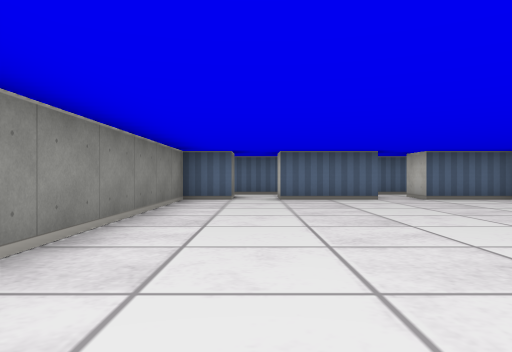
View 1 (above)

17 first-person views from a walk through a cub3D ray-caster map. The camera is about half as high as the walls, looks level and sees 70° across. The floor is counted in squares. Each view is taken from the middle of a square. On the plan, view 1 faces up. The plan holds only what a view shows up to about 9 squares ahead; the rest is blank.

View 2
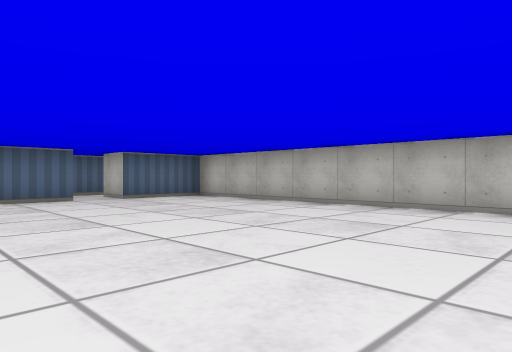

View 3
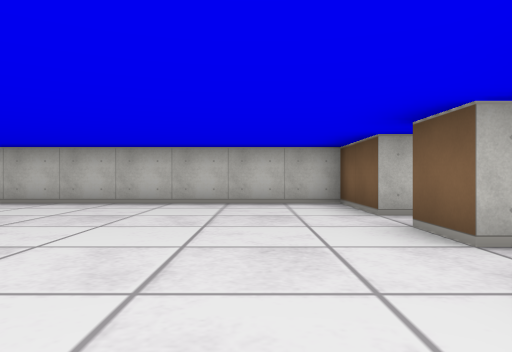

View 4
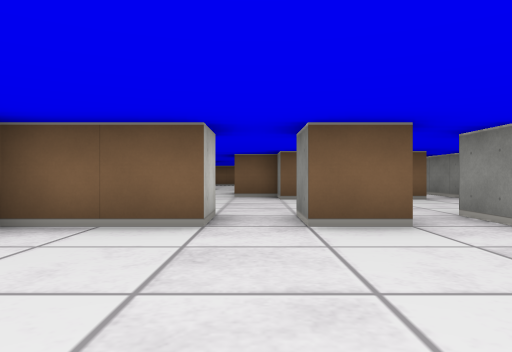

View 5
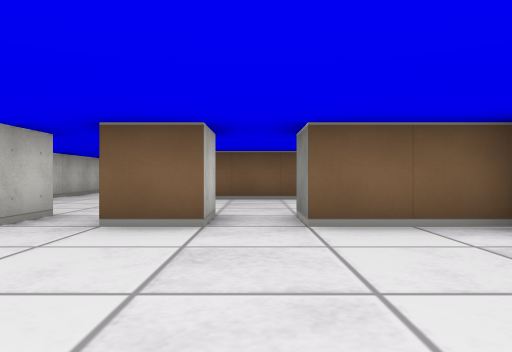

View 6
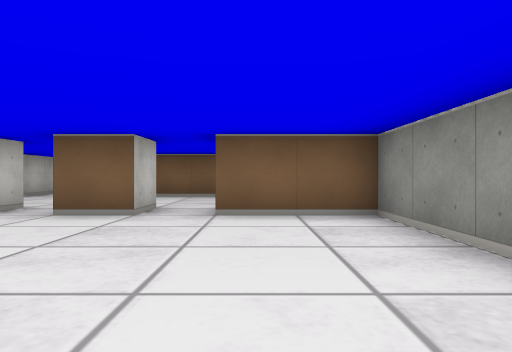

View 7
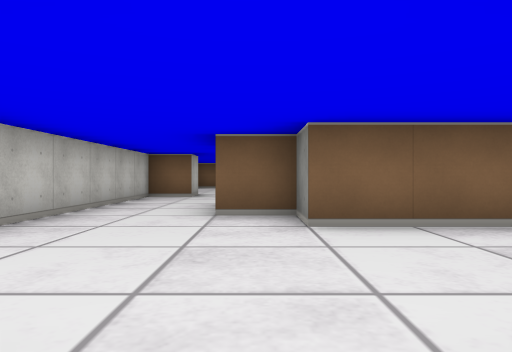

View 8
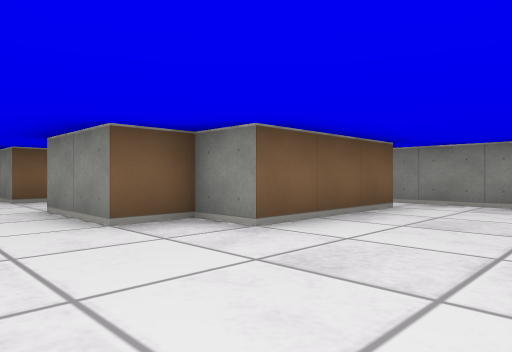

View 9
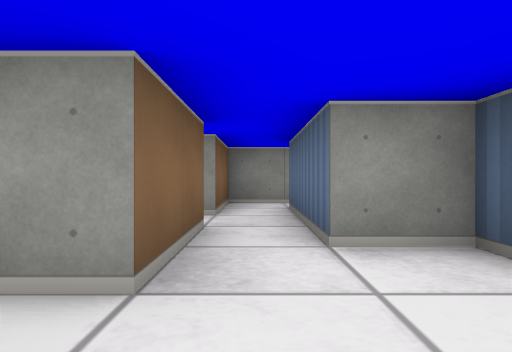

View 10
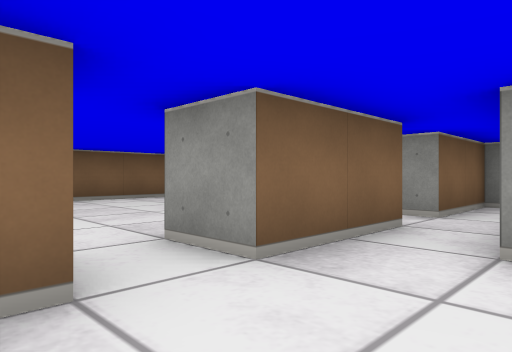

View 11
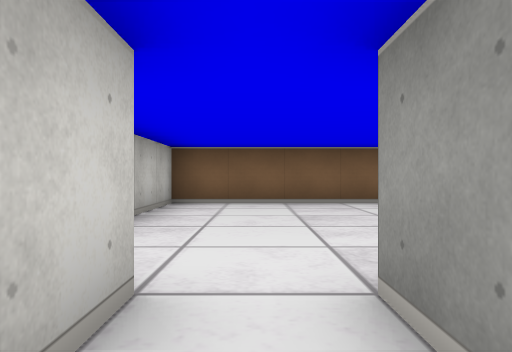

View 12
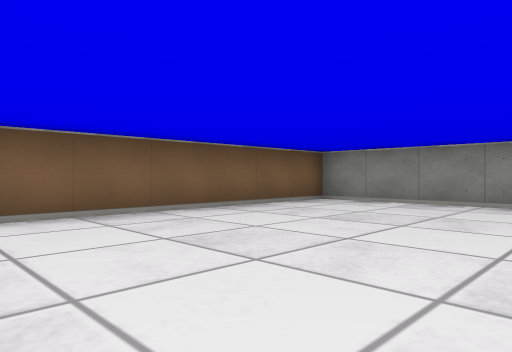

View 13
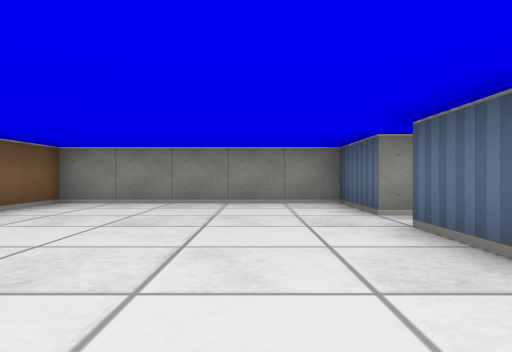

View 14
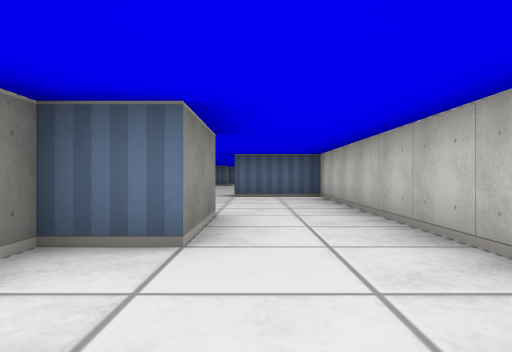

View 15
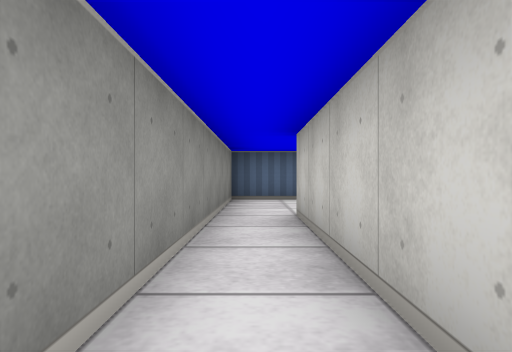

View 16
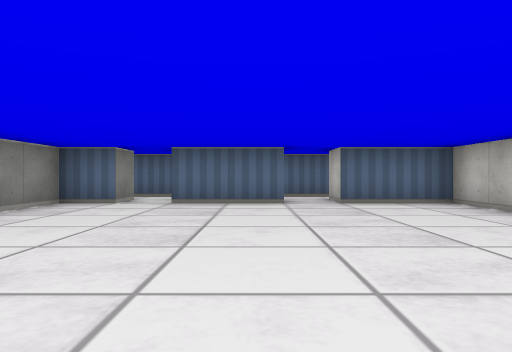

View 17
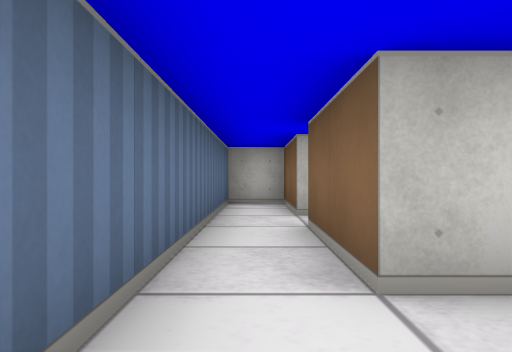

### Floor plan
Points are (right, up) in squares from view 1. A wall is a line through its corners. A room is listed if a view was taken in it or the views show most of it. See-through windows are left out.
Room 1 (views 1, 2, 3, 4, 5, 6, 7, 8, 9, 10, 11, 15, 16)
walls: (1.5, -2.5) (1.5, -1.5) (2.5, -1.5) (2.5, -2.5); (-0.1, -2.5) (-1.5, -2.5) (-1.5, -10.5) (0.5, -10.5); (2.5, -5.5) (2.5, -6.5) (3.5, -6.5) (3.5, -8.5) (2.5, -8.5) (2.5, -9.5) (-0.5, -9.5) (-0.5, -5.5) (2.5, -5.5); (2.6, 7.5) (0.5, 7.5); (-0.5, 7.5) (-1.5, 7.5) (-1.5, -1.5) (0.5, -1.5) (0.5, -2.5); (1.4, -10.5) (3.5, -10.5); (4.5, -10.5) (5.5, -10.5) (5.5, -2.5) (3.5, -2.5) (3.5, -1.5) (5.5, -1.5) (5.5, 7.5) (3.5, 7.5) (3.5, 8.5)
ways out: opening at (1, -11) to room 2; opening at (4, -11) to room 2; opening at (0, 8) to room 3; opening at (3, 8) to room 4
Room 2 (views 12, 13, 14)
walls: (2.9, -11.5) (1.5, -11.5); (4.5, -11.5) (4.5, -10.5); (0.5, -10.5) (0.5, -11.5) (-1.5, -11.5) (-1.5, -16.5) (5.5, -16.5) (5.5, -14.5); (3.5, -10.5) (3.5, -11.5)
ways out: opening at (1, -11) to room 1; opening at (4, -11) to room 1
Room 3 (view 17)
walls: (-0.5, 8.5) (-0.5, 7.5); (0.5, 7.5) (0.5, 8.5) (2.5, 8.5); (2.5, 9.5) (-0.9, 9.5)
ways out: opening at (0, 8) to room 1; opening at (1.5, 9) to room 4
Room 4 (no view inside)
walls: (3.5, 8.5) (5.5, 8.5) (5.5, 9.5) (2.5, 9.5)
ways out: opening at (3, 8) to room 1; opening at (1.5, 9) to room 3

Where each view was taken, in squares from view 1:
view 1: 0 up, 0 right, facing up
view 2: 0 up, 0 right, facing up-right
view 3: 0 up, 1 left, facing right
view 4: 2 up, 3 right, facing down
view 5: 2 up, 1 right, facing down
view 6: 3 up, 0 right, facing down
view 7: 2 down, 3 right, facing down
view 8: 3 down, 5 right, facing down-left
view 9: 10 down, 5 right, facing left
view 10: 9 down, 5 right, facing down-left
view 11: 10 down, 4 right, facing down
view 12: 12 down, 5 right, facing down-left
view 13: 13 down, 5 right, facing left
view 14: 11 down, 4 right, facing up
view 15: 10 down, 1 left, facing up
view 16: 1 up, 2 right, facing up
view 17: 9 up, 1 left, facing right
